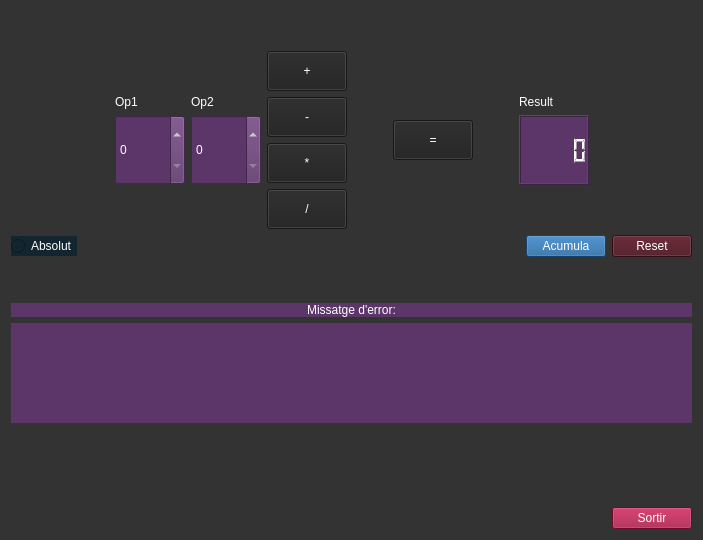
<?xml version="1.0" encoding="UTF-8"?>
<ui version="4.0">
 <class>MyForm</class>
 <widget class="QWidget" name="MyForm">
  <property name="geometry">
   <rect>
    <x>0</x>
    <y>0</y>
    <width>703</width>
    <height>540</height>
   </rect>
  </property>
  <property name="windowTitle">
   <string>Calculadora</string>
  </property>
  <property name="styleSheet">
   <string notr="true">background-color: #333333;
color: white;</string>
  </property>
  <layout class="QVBoxLayout" name="verticalLayout_13">
   <item>
    <layout class="QVBoxLayout" name="verticalLayout_12">
     <item>
      <layout class="QVBoxLayout" name="verticalLayout_10">
       <item>
        <layout class="QVBoxLayout" name="verticalLayout_9">
         <item>
          <spacer name="verticalSpacer_7">
           <property name="orientation">
            <enum>Qt::Vertical</enum>
           </property>
           <property name="sizeHint" stdset="0">
            <size>
             <width>20</width>
             <height>40</height>
            </size>
           </property>
          </spacer>
         </item>
         <item>
          <layout class="QHBoxLayout" name="horizontalLayout_3">
           <item>
            <spacer name="horizontalSpacer_4">
             <property name="orientation">
              <enum>Qt::Horizontal</enum>
             </property>
             <property name="sizeHint" stdset="0">
              <size>
               <width>40</width>
               <height>20</height>
              </size>
             </property>
            </spacer>
           </item>
           <item>
            <layout class="QVBoxLayout" name="verticalLayout_4">
             <item>
              <spacer name="verticalSpacer_2">
               <property name="orientation">
                <enum>Qt::Vertical</enum>
               </property>
               <property name="sizeHint" stdset="0">
                <size>
                 <width>20</width>
                 <height>40</height>
                </size>
               </property>
              </spacer>
             </item>
             <item>
              <layout class="QHBoxLayout" name="horizontalLayout">
               <item>
                <layout class="QVBoxLayout" name="verticalLayout_3">
                 <item>
                  <widget class="QLabel" name="label">
                   <property name="text">
                    <string>Op1</string>
                   </property>
                  </widget>
                 </item>
                 <item>
                  <widget class="QSpinBox" name="op1">
                   <property name="minimumSize">
                    <size>
                     <width>70</width>
                     <height>70</height>
                    </size>
                   </property>
                   <property name="styleSheet">
                    <string notr="true">background-color: #5C3569;
color: rgb(255, 255, 255);</string>
                   </property>
                  </widget>
                 </item>
                </layout>
               </item>
               <item>
                <layout class="QVBoxLayout" name="verticalLayout_2">
                 <item>
                  <widget class="QLabel" name="label_2">
                   <property name="text">
                    <string>Op2</string>
                   </property>
                  </widget>
                 </item>
                 <item>
                  <widget class="QSpinBox" name="op2">
                   <property name="minimumSize">
                    <size>
                     <width>70</width>
                     <height>70</height>
                    </size>
                   </property>
                   <property name="styleSheet">
                    <string notr="true">background-color: #5C3569;
color: rgb(255, 255, 255);</string>
                   </property>
                  </widget>
                 </item>
                </layout>
               </item>
              </layout>
             </item>
             <item>
              <spacer name="verticalSpacer">
               <property name="orientation">
                <enum>Qt::Vertical</enum>
               </property>
               <property name="sizeHint" stdset="0">
                <size>
                 <width>20</width>
                 <height>40</height>
                </size>
               </property>
              </spacer>
             </item>
            </layout>
           </item>
           <item>
            <layout class="QVBoxLayout" name="verticalLayout">
             <item>
              <widget class="QPushButton" name="sum">
               <property name="sizePolicy">
                <sizepolicy hsizetype="Minimum" vsizetype="Minimum">
                 <horstretch>0</horstretch>
                 <verstretch>0</verstretch>
                </sizepolicy>
               </property>
               <property name="minimumSize">
                <size>
                 <width>40</width>
                 <height>40</height>
                </size>
               </property>
               <property name="styleSheet">
                <string notr="true">background-color: rgb(33, 33, 33);
color: rgb(255, 255, 255);</string>
               </property>
               <property name="text">
                <string>+</string>
               </property>
              </widget>
             </item>
             <item>
              <widget class="QPushButton" name="rest">
               <property name="sizePolicy">
                <sizepolicy hsizetype="Minimum" vsizetype="Minimum">
                 <horstretch>0</horstretch>
                 <verstretch>0</verstretch>
                </sizepolicy>
               </property>
               <property name="minimumSize">
                <size>
                 <width>40</width>
                 <height>40</height>
                </size>
               </property>
               <property name="styleSheet">
                <string notr="true">background-color: rgb(33, 33, 33);
color: rgb(255, 255, 255);</string>
               </property>
               <property name="text">
                <string>-</string>
               </property>
              </widget>
             </item>
             <item>
              <widget class="QPushButton" name="mult">
               <property name="sizePolicy">
                <sizepolicy hsizetype="Minimum" vsizetype="Minimum">
                 <horstretch>0</horstretch>
                 <verstretch>0</verstretch>
                </sizepolicy>
               </property>
               <property name="minimumSize">
                <size>
                 <width>40</width>
                 <height>40</height>
                </size>
               </property>
               <property name="styleSheet">
                <string notr="true">background-color: rgb(33, 33, 33);
color: rgb(255, 255, 255);</string>
               </property>
               <property name="text">
                <string>*</string>
               </property>
              </widget>
             </item>
             <item>
              <widget class="QPushButton" name="div">
               <property name="sizePolicy">
                <sizepolicy hsizetype="Minimum" vsizetype="Minimum">
                 <horstretch>0</horstretch>
                 <verstretch>0</verstretch>
                </sizepolicy>
               </property>
               <property name="minimumSize">
                <size>
                 <width>40</width>
                 <height>40</height>
                </size>
               </property>
               <property name="styleSheet">
                <string notr="true">background-color: rgb(33, 33, 33);
color: rgb(255, 255, 255);</string>
               </property>
               <property name="text">
                <string>/</string>
               </property>
              </widget>
             </item>
            </layout>
           </item>
           <item>
            <layout class="QVBoxLayout" name="verticalLayout_5">
             <item>
              <spacer name="verticalSpacer_3">
               <property name="orientation">
                <enum>Qt::Vertical</enum>
               </property>
               <property name="sizeHint" stdset="0">
                <size>
                 <width>20</width>
                 <height>40</height>
                </size>
               </property>
              </spacer>
             </item>
             <item>
              <layout class="QHBoxLayout" name="horizontalLayout_2">
               <item>
                <spacer name="horizontalSpacer_2">
                 <property name="orientation">
                  <enum>Qt::Horizontal</enum>
                 </property>
                 <property name="sizeHint" stdset="0">
                  <size>
                   <width>40</width>
                   <height>20</height>
                  </size>
                 </property>
                </spacer>
               </item>
               <item>
                <widget class="QPushButton" name="igual">
                 <property name="sizePolicy">
                  <sizepolicy hsizetype="Minimum" vsizetype="Minimum">
                   <horstretch>0</horstretch>
                   <verstretch>0</verstretch>
                  </sizepolicy>
                 </property>
                 <property name="minimumSize">
                  <size>
                   <width>40</width>
                   <height>40</height>
                  </size>
                 </property>
                 <property name="styleSheet">
                  <string notr="true">background-color: rgb(33, 33, 33);
color: rgb(255, 255, 255);</string>
                 </property>
                 <property name="text">
                  <string>=</string>
                 </property>
                </widget>
               </item>
               <item>
                <spacer name="horizontalSpacer">
                 <property name="orientation">
                  <enum>Qt::Horizontal</enum>
                 </property>
                 <property name="sizeHint" stdset="0">
                  <size>
                   <width>40</width>
                   <height>20</height>
                  </size>
                 </property>
                </spacer>
               </item>
              </layout>
             </item>
             <item>
              <spacer name="verticalSpacer_4">
               <property name="orientation">
                <enum>Qt::Vertical</enum>
               </property>
               <property name="sizeHint" stdset="0">
                <size>
                 <width>20</width>
                 <height>40</height>
                </size>
               </property>
              </spacer>
             </item>
            </layout>
           </item>
           <item>
            <layout class="QVBoxLayout" name="verticalLayout_7">
             <item>
              <spacer name="verticalSpacer_6">
               <property name="orientation">
                <enum>Qt::Vertical</enum>
               </property>
               <property name="sizeHint" stdset="0">
                <size>
                 <width>20</width>
                 <height>40</height>
                </size>
               </property>
              </spacer>
             </item>
             <item>
              <layout class="QVBoxLayout" name="verticalLayout_8">
               <item>
                <widget class="QLabel" name="label_3">
                 <property name="text">
                  <string>Result</string>
                 </property>
                </widget>
               </item>
               <item>
                <widget class="MyNumber" name="result">
                 <property name="minimumSize">
                  <size>
                   <width>70</width>
                   <height>70</height>
                  </size>
                 </property>
                 <property name="font">
                  <font>
                   <weight>50</weight>
                   <bold>false</bold>
                  </font>
                 </property>
                 <property name="styleSheet">
                  <string notr="true">background-color: #5C3569;
color: rgb(255, 255, 255);</string>
                 </property>
                </widget>
               </item>
              </layout>
             </item>
             <item>
              <spacer name="verticalSpacer_5">
               <property name="orientation">
                <enum>Qt::Vertical</enum>
               </property>
               <property name="sizeHint" stdset="0">
                <size>
                 <width>20</width>
                 <height>40</height>
                </size>
               </property>
              </spacer>
             </item>
            </layout>
           </item>
           <item>
            <spacer name="horizontalSpacer_5">
             <property name="orientation">
              <enum>Qt::Horizontal</enum>
             </property>
             <property name="sizeHint" stdset="0">
              <size>
               <width>40</width>
               <height>20</height>
              </size>
             </property>
            </spacer>
           </item>
          </layout>
         </item>
        </layout>
       </item>
       <item>
        <layout class="QHBoxLayout" name="horizontalLayout_4">
         <item>
          <widget class="QRadioButton" name="absolut">
           <property name="styleSheet">
            <string notr="true">background-color:  #13262f;
color: rgb(255,255,255);
</string>
           </property>
           <property name="text">
            <string>Absolut</string>
           </property>
          </widget>
         </item>
         <item>
          <spacer name="horizontalSpacer_3">
           <property name="orientation">
            <enum>Qt::Horizontal</enum>
           </property>
           <property name="sizeHint" stdset="0">
            <size>
             <width>40</width>
             <height>20</height>
            </size>
           </property>
          </spacer>
         </item>
         <item>
          <widget class="QPushButton" name="acumula">
           <property name="styleSheet">
            <string notr="true">background-color: #1c5d99;
color: rgb(255, 255, 255);</string>
           </property>
           <property name="text">
            <string>Acumula</string>
           </property>
          </widget>
         </item>
         <item>
          <widget class="QPushButton" name="reset">
           <property name="styleSheet">
            <string notr="true">background-color: #49111c;
color: rgb(255, 255, 255);</string>
           </property>
           <property name="text">
            <string>Reset</string>
           </property>
          </widget>
         </item>
        </layout>
       </item>
      </layout>
     </item>
     <item>
      <layout class="QVBoxLayout" name="verticalLayout_11">
       <item>
        <spacer name="verticalSpacer_8">
         <property name="orientation">
          <enum>Qt::Vertical</enum>
         </property>
         <property name="sizeHint" stdset="0">
          <size>
           <width>20</width>
           <height>40</height>
          </size>
         </property>
        </spacer>
       </item>
       <item>
        <widget class="QLabel" name="errorTitol">
         <property name="styleSheet">
          <string notr="true">background-color: #5C3569;
color: rgb(255, 255, 255);</string>
         </property>
         <property name="text">
          <string>Missatge d'error:</string>
         </property>
         <property name="alignment">
          <set>Qt::AlignCenter</set>
         </property>
        </widget>
       </item>
       <item>
        <widget class="QLabel" name="error">
         <property name="minimumSize">
          <size>
           <width>400</width>
           <height>100</height>
          </size>
         </property>
         <property name="styleSheet">
          <string notr="true">background-color: #5C3569;
color: rgb(255, 255, 255);</string>
         </property>
         <property name="text">
          <string/>
         </property>
         <property name="alignment">
          <set>Qt::AlignCenter</set>
         </property>
        </widget>
       </item>
      </layout>
     </item>
    </layout>
   </item>
   <item>
    <layout class="QHBoxLayout" name="horizontalLayout_5">
     <item>
      <spacer name="horizontalSpacer_6">
       <property name="orientation">
        <enum>Qt::Horizontal</enum>
       </property>
       <property name="sizeHint" stdset="0">
        <size>
         <width>40</width>
         <height>20</height>
        </size>
       </property>
      </spacer>
     </item>
     <item>
      <layout class="QVBoxLayout" name="verticalLayout_6">
       <item>
        <spacer name="verticalSpacer_9">
         <property name="orientation">
          <enum>Qt::Vertical</enum>
         </property>
         <property name="sizeHint" stdset="0">
          <size>
           <width>20</width>
           <height>40</height>
          </size>
         </property>
        </spacer>
       </item>
       <item>
        <widget class="QPushButton" name="exit">
         <property name="styleSheet">
          <string notr="true">background-color:  #9c0d38;
color: rgb(255, 255, 255);</string>
         </property>
         <property name="text">
          <string>Sortir</string>
         </property>
        </widget>
       </item>
      </layout>
     </item>
    </layout>
   </item>
  </layout>
  <zorder>result</zorder>
  <zorder>op1</zorder>
  <zorder>op2</zorder>
  <zorder>sum</zorder>
  <zorder>rest</zorder>
  <zorder>mult</zorder>
  <zorder>div</zorder>
  <zorder>igual</zorder>
  <zorder>acumula</zorder>
  <zorder>reset</zorder>
  <zorder>exit</zorder>
  <zorder>verticalSpacer_9</zorder>
  <zorder>horizontalSpacer_4</zorder>
  <zorder>label</zorder>
  <zorder>label_2</zorder>
  <zorder>op2</zorder>
  <zorder>label_4</zorder>
  <zorder>absolut</zorder>
  <zorder>label</zorder>
  <zorder>label_2</zorder>
  <zorder>verticalSpacer</zorder>
  <zorder>verticalSpacer_2</zorder>
  <zorder>verticalSpacer_3</zorder>
  <zorder>verticalSpacer_4</zorder>
  <zorder>horizontalSpacer</zorder>
  <zorder>horizontalSpacer_2</zorder>
  <zorder>verticalSpacer_5</zorder>
  <zorder>verticalSpacer_6</zorder>
  <zorder>label_3</zorder>
  <zorder>result</zorder>
  <zorder>verticalSpacer_7</zorder>
  <zorder>horizontalSpacer_3</zorder>
  <zorder>reset</zorder>
  <zorder>acumula</zorder>
  <zorder>absolut</zorder>
  <zorder>errorTitol</zorder>
  <zorder>error</zorder>
  <zorder>horizontalSpacer_6</zorder>
  <zorder>verticalSpacer_8</zorder>
  <zorder>horizontalSpacer_6</zorder>
 </widget>
 <customwidgets>
  <customwidget>
   <class>MyNumber</class>
   <extends>QLCDNumber</extends>
   <header>MyNumber.h</header>
   <slots>
    <signal>setResetSignal(int)</signal>
    <signal>acumularSignal(int)</signal>
    <signal>errorSignal(QString)</signal>
    <signal>setResultSignal(int)</signal>
    <signal>setResetAbsolutSignal()</signal>
    <slot>guardarOp1(int)</slot>
    <slot>guardarOp2(int)</slot>
    <slot>guardarOpSum()</slot>
    <slot>guardarOpRest()</slot>
    <slot>guardarOpMult()</slot>
    <slot>guardarOpDiv()</slot>
    <slot>setRes()</slot>
    <slot>acumular()</slot>
    <slot>reset()</slot>
    <slot>setAbsolut()</slot>
   </slots>
  </customwidget>
 </customwidgets>
 <resources/>
 <connections>
  <connection>
   <sender>op1</sender>
   <signal>valueChanged(int)</signal>
   <receiver>result</receiver>
   <slot>guardarOp1(int)</slot>
   <hints>
    <hint type="sourcelabel">
     <x>141</x>
     <y>186</y>
    </hint>
    <hint type="destinationlabel">
     <x>591</x>
     <y>184</y>
    </hint>
   </hints>
  </connection>
  <connection>
   <sender>op2</sender>
   <signal>valueChanged(int)</signal>
   <receiver>result</receiver>
   <slot>guardarOp2(int)</slot>
   <hints>
    <hint type="sourcelabel">
     <x>245</x>
     <y>169</y>
    </hint>
    <hint type="destinationlabel">
     <x>570</x>
     <y>174</y>
    </hint>
   </hints>
  </connection>
  <connection>
   <sender>sum</sender>
   <signal>clicked()</signal>
   <receiver>result</receiver>
   <slot>guardarOpSum()</slot>
   <hints>
    <hint type="sourcelabel">
     <x>264</x>
     <y>92</y>
    </hint>
    <hint type="destinationlabel">
     <x>601</x>
     <y>132</y>
    </hint>
   </hints>
  </connection>
  <connection>
   <sender>rest</sender>
   <signal>clicked()</signal>
   <receiver>result</receiver>
   <slot>guardarOpRest()</slot>
   <hints>
    <hint type="sourcelabel">
     <x>292</x>
     <y>117</y>
    </hint>
    <hint type="destinationlabel">
     <x>588</x>
     <y>142</y>
    </hint>
   </hints>
  </connection>
  <connection>
   <sender>mult</sender>
   <signal>clicked()</signal>
   <receiver>result</receiver>
   <slot>guardarOpMult()</slot>
   <hints>
    <hint type="sourcelabel">
     <x>317</x>
     <y>158</y>
    </hint>
    <hint type="destinationlabel">
     <x>594</x>
     <y>159</y>
    </hint>
   </hints>
  </connection>
  <connection>
   <sender>div</sender>
   <signal>clicked()</signal>
   <receiver>result</receiver>
   <slot>guardarOpDiv()</slot>
   <hints>
    <hint type="sourcelabel">
     <x>340</x>
     <y>237</y>
    </hint>
    <hint type="destinationlabel">
     <x>601</x>
     <y>175</y>
    </hint>
   </hints>
  </connection>
  <connection>
   <sender>exit</sender>
   <signal>clicked()</signal>
   <receiver>MyForm</receiver>
   <slot>close()</slot>
   <hints>
    <hint type="sourcelabel">
     <x>656</x>
     <y>525</y>
    </hint>
    <hint type="destinationlabel">
     <x>586</x>
     <y>346</y>
    </hint>
   </hints>
  </connection>
  <connection>
   <sender>acumula</sender>
   <signal>clicked()</signal>
   <receiver>result</receiver>
   <slot>acumular()</slot>
   <hints>
    <hint type="sourcelabel">
     <x>561</x>
     <y>272</y>
    </hint>
    <hint type="destinationlabel">
     <x>582</x>
     <y>196</y>
    </hint>
   </hints>
  </connection>
  <connection>
   <sender>result</sender>
   <signal>acumularSignal(int)</signal>
   <receiver>op1</receiver>
   <slot>setValue(int)</slot>
   <hints>
    <hint type="sourcelabel">
     <x>599</x>
     <y>132</y>
    </hint>
    <hint type="destinationlabel">
     <x>138</x>
     <y>149</y>
    </hint>
   </hints>
  </connection>
  <connection>
   <sender>reset</sender>
   <signal>clicked()</signal>
   <receiver>result</receiver>
   <slot>reset()</slot>
   <hints>
    <hint type="sourcelabel">
     <x>659</x>
     <y>267</y>
    </hint>
    <hint type="destinationlabel">
     <x>565</x>
     <y>180</y>
    </hint>
   </hints>
  </connection>
  <connection>
   <sender>absolut</sender>
   <signal>clicked()</signal>
   <receiver>result</receiver>
   <slot>setAbsolut()</slot>
   <hints>
    <hint type="sourcelabel">
     <x>30</x>
     <y>275</y>
    </hint>
    <hint type="destinationlabel">
     <x>547</x>
     <y>154</y>
    </hint>
   </hints>
  </connection>
  <connection>
   <sender>result</sender>
   <signal>errorSignal(QString)</signal>
   <receiver>error</receiver>
   <slot>setText(QString)</slot>
   <hints>
    <hint type="sourcelabel">
     <x>541</x>
     <y>191</y>
    </hint>
    <hint type="destinationlabel">
     <x>471</x>
     <y>395</y>
    </hint>
   </hints>
  </connection>
  <connection>
   <sender>result</sender>
   <signal>setResetSignal(int)</signal>
   <receiver>op1</receiver>
   <slot>setValue(int)</slot>
   <hints>
    <hint type="sourcelabel">
     <x>544</x>
     <y>133</y>
    </hint>
    <hint type="destinationlabel">
     <x>149</x>
     <y>131</y>
    </hint>
   </hints>
  </connection>
  <connection>
   <sender>result</sender>
   <signal>setResetSignal(int)</signal>
   <receiver>op2</receiver>
   <slot>setValue(int)</slot>
   <hints>
    <hint type="sourcelabel">
     <x>562</x>
     <y>164</y>
    </hint>
    <hint type="destinationlabel">
     <x>220</x>
     <y>156</y>
    </hint>
   </hints>
  </connection>
  <connection>
   <sender>result</sender>
   <signal>setResetSignal(int)</signal>
   <receiver>error</receiver>
   <slot>clear()</slot>
   <hints>
    <hint type="sourcelabel">
     <x>583</x>
     <y>166</y>
    </hint>
    <hint type="destinationlabel">
     <x>350</x>
     <y>383</y>
    </hint>
   </hints>
  </connection>
  <connection>
   <sender>result</sender>
   <signal>setResetSignal(int)</signal>
   <receiver>result</receiver>
   <slot>display(int)</slot>
   <hints>
    <hint type="sourcelabel">
     <x>547</x>
     <y>176</y>
    </hint>
    <hint type="destinationlabel">
     <x>562</x>
     <y>164</y>
    </hint>
   </hints>
  </connection>
  <connection>
   <sender>igual</sender>
   <signal>clicked()</signal>
   <receiver>result</receiver>
   <slot>setRes()</slot>
   <hints>
    <hint type="sourcelabel">
     <x>432</x>
     <y>145</y>
    </hint>
    <hint type="destinationlabel">
     <x>575</x>
     <y>153</y>
    </hint>
   </hints>
  </connection>
  <connection>
   <sender>result</sender>
   <signal>setResultSignal(int)</signal>
   <receiver>result</receiver>
   <slot>display(int)</slot>
   <hints>
    <hint type="sourcelabel">
     <x>536</x>
     <y>171</y>
    </hint>
    <hint type="destinationlabel">
     <x>547</x>
     <y>153</y>
    </hint>
   </hints>
  </connection>
  <connection>
   <sender>result</sender>
   <signal>setResetAbsolutSignal()</signal>
   <receiver>absolut</receiver>
   <slot>toggle()</slot>
   <hints>
    <hint type="sourcelabel">
     <x>601</x>
     <y>152</y>
    </hint>
    <hint type="destinationlabel">
     <x>58</x>
     <y>268</y>
    </hint>
   </hints>
  </connection>
 </connections>
</ui>
